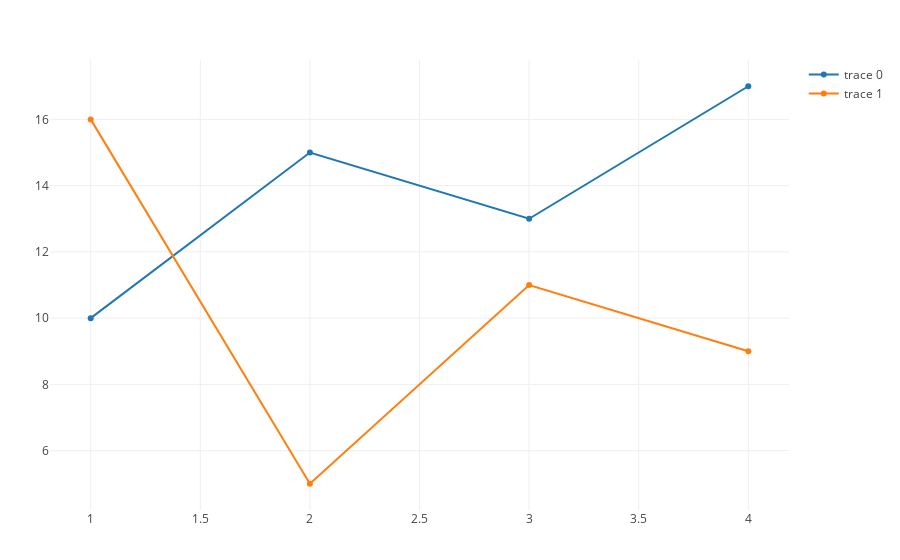

Here is the notebook cell this chart was saved with:
### Code cell
trace1 = scatter(x = [1, 2, 3, 4], y = [10, 15, 13, 17])
trace2 = scatter(x = [1, 2, 3, 4], y = [16, 5, 11, 9])

plot([trace1, trace2])

### Figure 1 — Plotly figure (JSON) as saved in the notebook; plotly's stock layout.template omitted (floating-point values rounded to 4 significant figures)
{"data": [{"type": "scatter", "x": [1, 2, 3, 4], "y": [10, 15, 13, 17]}, {"type": "scatter", "x": [1, 2, 3, 4], "y": [16, 5, 11, 9]}], "layout": {"margin": {"b": 50, "l": 50, "r": 50, "t": 60}}}
